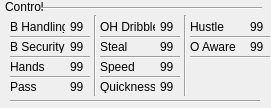
<?xml version="1.0" encoding="UTF-8"?>
<ui version="4.0">
 <class>controlAttributesWidget</class>
 <widget class="QWidget" name="controlAttributesWidget">
  <property name="geometry">
   <rect>
    <x>0</x>
    <y>0</y>
    <width>271</width>
    <height>108</height>
   </rect>
  </property>
  <property name="windowTitle">
   <string>controlAttributesWidget</string>
  </property>
  <widget class="QLabel" name="controlLabel">
   <property name="geometry">
    <rect>
     <x>5</x>
     <y>0</y>
     <width>47</width>
     <height>13</height>
    </rect>
   </property>
   <property name="text">
    <string>Control</string>
   </property>
  </widget>
  <widget class="QLabel" name="ballHandlingLabel">
   <property name="geometry">
    <rect>
     <x>10</x>
     <y>20</y>
     <width>55</width>
     <height>13</height>
    </rect>
   </property>
   <property name="text">
    <string>B Handling</string>
   </property>
  </widget>
  <widget class="Line" name="line">
   <property name="geometry">
    <rect>
     <x>41</x>
     <y>0</y>
     <width>221</width>
     <height>16</height>
    </rect>
   </property>
   <property name="orientation">
    <enum>Qt::Horizontal</enum>
   </property>
  </widget>
  <widget class="QLabel" name="ballSecurityLabel">
   <property name="geometry">
    <rect>
     <x>10</x>
     <y>40</y>
     <width>55</width>
     <height>13</height>
    </rect>
   </property>
   <property name="text">
    <string>B Security</string>
   </property>
  </widget>
  <widget class="QLabel" name="handsLabel">
   <property name="geometry">
    <rect>
     <x>10</x>
     <y>60</y>
     <width>55</width>
     <height>13</height>
    </rect>
   </property>
   <property name="text">
    <string>Hands</string>
   </property>
  </widget>
  <widget class="QLabel" name="passLabel">
   <property name="geometry">
    <rect>
     <x>10</x>
     <y>80</y>
     <width>55</width>
     <height>13</height>
    </rect>
   </property>
   <property name="text">
    <string>Pass</string>
   </property>
  </widget>
  <widget class="QLabel" name="passAttributeLabel">
   <property name="geometry">
    <rect>
     <x>70</x>
     <y>80</y>
     <width>20</width>
     <height>13</height>
    </rect>
   </property>
   <property name="text">
    <string>99</string>
   </property>
  </widget>
  <widget class="QLabel" name="handsAttributeLabel">
   <property name="geometry">
    <rect>
     <x>70</x>
     <y>60</y>
     <width>20</width>
     <height>13</height>
    </rect>
   </property>
   <property name="text">
    <string>99</string>
   </property>
  </widget>
  <widget class="QLabel" name="ballSecurityAttributeLabel">
   <property name="geometry">
    <rect>
     <x>70</x>
     <y>40</y>
     <width>20</width>
     <height>13</height>
    </rect>
   </property>
   <property name="text">
    <string>99</string>
   </property>
  </widget>
  <widget class="QLabel" name="ballHandlingAttributeLabel">
   <property name="geometry">
    <rect>
     <x>70</x>
     <y>20</y>
     <width>20</width>
     <height>13</height>
    </rect>
   </property>
   <property name="text">
    <string>99</string>
   </property>
  </widget>
  <widget class="Line" name="line_2">
   <property name="geometry">
    <rect>
     <x>10</x>
     <y>36</y>
     <width>80</width>
     <height>3</height>
    </rect>
   </property>
   <property name="orientation">
    <enum>Qt::Horizontal</enum>
   </property>
  </widget>
  <widget class="Line" name="line_3">
   <property name="geometry">
    <rect>
     <x>10</x>
     <y>56</y>
     <width>80</width>
     <height>3</height>
    </rect>
   </property>
   <property name="orientation">
    <enum>Qt::Horizontal</enum>
   </property>
  </widget>
  <widget class="Line" name="line_4">
   <property name="geometry">
    <rect>
     <x>10</x>
     <y>76</y>
     <width>80</width>
     <height>3</height>
    </rect>
   </property>
   <property name="orientation">
    <enum>Qt::Horizontal</enum>
   </property>
  </widget>
  <widget class="Line" name="line_5">
   <property name="geometry">
    <rect>
     <x>10</x>
     <y>100</y>
     <width>250</width>
     <height>3</height>
    </rect>
   </property>
   <property name="orientation">
    <enum>Qt::Horizontal</enum>
   </property>
  </widget>
  <widget class="QLabel" name="offHandDribblingLabel">
   <property name="geometry">
    <rect>
     <x>100</x>
     <y>20</y>
     <width>55</width>
     <height>13</height>
    </rect>
   </property>
   <property name="text">
    <string>OH Dribble</string>
   </property>
  </widget>
  <widget class="QLabel" name="speedLabel">
   <property name="geometry">
    <rect>
     <x>100</x>
     <y>60</y>
     <width>55</width>
     <height>13</height>
    </rect>
   </property>
   <property name="text">
    <string>Speed</string>
   </property>
  </widget>
  <widget class="QLabel" name="stealAttributeLabel">
   <property name="geometry">
    <rect>
     <x>160</x>
     <y>40</y>
     <width>20</width>
     <height>13</height>
    </rect>
   </property>
   <property name="text">
    <string>99</string>
   </property>
  </widget>
  <widget class="Line" name="line_6">
   <property name="geometry">
    <rect>
     <x>100</x>
     <y>76</y>
     <width>80</width>
     <height>3</height>
    </rect>
   </property>
   <property name="orientation">
    <enum>Qt::Horizontal</enum>
   </property>
  </widget>
  <widget class="QLabel" name="speedAttributeLabel">
   <property name="geometry">
    <rect>
     <x>160</x>
     <y>60</y>
     <width>20</width>
     <height>13</height>
    </rect>
   </property>
   <property name="text">
    <string>99</string>
   </property>
  </widget>
  <widget class="QLabel" name="offHandDribblingAttributeLabel">
   <property name="geometry">
    <rect>
     <x>160</x>
     <y>20</y>
     <width>20</width>
     <height>13</height>
    </rect>
   </property>
   <property name="text">
    <string>99</string>
   </property>
  </widget>
  <widget class="QLabel" name="quicknessLabel">
   <property name="geometry">
    <rect>
     <x>100</x>
     <y>80</y>
     <width>55</width>
     <height>13</height>
    </rect>
   </property>
   <property name="text">
    <string>Quickness</string>
   </property>
  </widget>
  <widget class="Line" name="line_7">
   <property name="geometry">
    <rect>
     <x>100</x>
     <y>36</y>
     <width>80</width>
     <height>3</height>
    </rect>
   </property>
   <property name="orientation">
    <enum>Qt::Horizontal</enum>
   </property>
  </widget>
  <widget class="QLabel" name="stealLabel">
   <property name="geometry">
    <rect>
     <x>100</x>
     <y>40</y>
     <width>55</width>
     <height>13</height>
    </rect>
   </property>
   <property name="text">
    <string>Steal</string>
   </property>
  </widget>
  <widget class="QLabel" name="quicknessAttributeLabel">
   <property name="geometry">
    <rect>
     <x>160</x>
     <y>80</y>
     <width>20</width>
     <height>13</height>
    </rect>
   </property>
   <property name="text">
    <string>99</string>
   </property>
  </widget>
  <widget class="Line" name="line_8">
   <property name="geometry">
    <rect>
     <x>100</x>
     <y>56</y>
     <width>80</width>
     <height>3</height>
    </rect>
   </property>
   <property name="orientation">
    <enum>Qt::Horizontal</enum>
   </property>
  </widget>
  <widget class="QLabel" name="hustleAttributeLabel">
   <property name="geometry">
    <rect>
     <x>250</x>
     <y>20</y>
     <width>20</width>
     <height>13</height>
    </rect>
   </property>
   <property name="text">
    <string>99</string>
   </property>
  </widget>
  <widget class="QLabel" name="hustleLabel">
   <property name="geometry">
    <rect>
     <x>190</x>
     <y>20</y>
     <width>55</width>
     <height>13</height>
    </rect>
   </property>
   <property name="text">
    <string>Hustle</string>
   </property>
  </widget>
  <widget class="Line" name="line_9">
   <property name="geometry">
    <rect>
     <x>190</x>
     <y>36</y>
     <width>80</width>
     <height>3</height>
    </rect>
   </property>
   <property name="orientation">
    <enum>Qt::Horizontal</enum>
   </property>
  </widget>
  <widget class="Line" name="line_10">
   <property name="geometry">
    <rect>
     <x>85</x>
     <y>15</y>
     <width>20</width>
     <height>81</height>
    </rect>
   </property>
   <property name="orientation">
    <enum>Qt::Vertical</enum>
   </property>
  </widget>
  <widget class="Line" name="line_11">
   <property name="geometry">
    <rect>
     <x>175</x>
     <y>15</y>
     <width>20</width>
     <height>81</height>
    </rect>
   </property>
   <property name="orientation">
    <enum>Qt::Vertical</enum>
   </property>
  </widget>
  <widget class="Line" name="line_12">
   <property name="geometry">
    <rect>
     <x>190</x>
     <y>56</y>
     <width>80</width>
     <height>3</height>
    </rect>
   </property>
   <property name="orientation">
    <enum>Qt::Horizontal</enum>
   </property>
  </widget>
  <widget class="QLabel" name="offensiveAwarenessLabel">
   <property name="geometry">
    <rect>
     <x>190</x>
     <y>40</y>
     <width>55</width>
     <height>13</height>
    </rect>
   </property>
   <property name="text">
    <string>O Aware</string>
   </property>
  </widget>
  <widget class="QLabel" name="offensiveAwarenessAttributeLabel">
   <property name="geometry">
    <rect>
     <x>250</x>
     <y>40</y>
     <width>20</width>
     <height>13</height>
    </rect>
   </property>
   <property name="text">
    <string>99</string>
   </property>
  </widget>
 </widget>
 <resources/>
 <connections/>
</ui>
